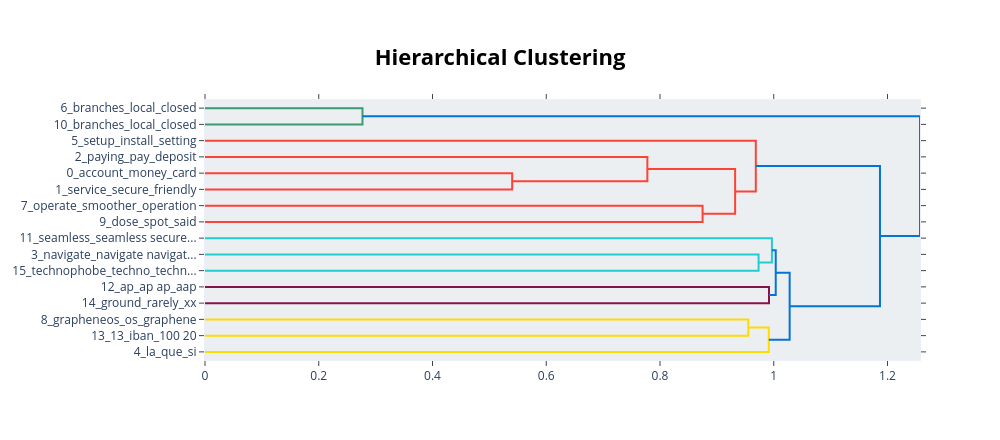

Notebook source saved alongside this figure:
### Code cell
# Visualize topics as a hierarchical tree
fig = unseed_try.visualize_hierarchy()
fig.show()

### Figure 1 — Plotly figure (JSON) as saved in the notebook; plotly's stock layout.template omitted (floating-point values rounded to 4 significant figures)
{"data": [{"hoverinfo": "text", "marker": {"color": "rgb(61,153,112)"}, "mode": "lines", "type": "scatter", "x": [0.0, 0.2769, 0.2769, 0.0], "xaxis": "x", "y": [-5.0, -5.0, -15.0, -15.0], "yaxis": "y"}, {"hoverinfo": "text", "marker": {"color": "rgb(255,65,54)"}, "mode": "lines", "type": "scatter", "x": [0.0, 0.5401, 0.5401, 0.0], "xaxis": "x", "y": [-45.0, -45.0, -55.0, -55.0], "yaxis": "y"}, {"hoverinfo": "text", "marker": {"color": "rgb(255,65,54)"}, "mode": "lines", "type": "scatter", "x": [0.0, 0.7778, 0.7778, 0.5401], "xaxis": "x", "y": [-35.0, -35.0, -50.0, -50.0], "yaxis": "y"}, {"hoverinfo": "text", "marker": {"color": "rgb(255,65,54)"}, "mode": "lines", "type": "scatter", "x": [0.0, 0.8749, 0.8749, 0.0], "xaxis": "x", "y": [-65.0, -65.0, -75.0, -75.0], "yaxis": "y"}, {"hoverinfo": "text", "marker": {"color": "rgb(255,65,54)"}, "mode": "lines", "type": "scatter", "x": [0.7778, 0.9321, 0.9321, 0.8749], "xaxis": "x", "y": [-42.5, -42.5, -70.0, -70.0], "yaxis": "y"}, {"hoverinfo": "text", "marker": {"color": "rgb(255,65,54)"}, "mode": "lines", "type": "scatter", "x": [0.0, 0.9684, 0.9684, 0.9321], "xaxis": "x", "y": [-25.0, -25.0, -56.25, -56.25], "yaxis": "y"}, {"hoverinfo": "text", "marker": {"color": "rgb(35,205,205)"}, "mode": "lines", "type": "scatter", "x": [0.0, 0.9733, 0.9733, 0.0], "xaxis": "x", "y": [-95.0, -95.0, -105.0, -105.0], "yaxis": "y"}, {"hoverinfo": "text", "marker": {"color": "rgb(35,205,205)"}, "mode": "lines", "type": "scatter", "x": [0.0, 0.9968, 0.9968, 0.9733], "xaxis": "x", "y": [-85.0, -85.0, -100.0, -100.0], "yaxis": "y"}, {"hoverinfo": "text", "marker": {"color": "rgb(133,20,75)"}, "mode": "lines", "type": "scatter", "x": [0.0, 0.9917, 0.9917, 0.0], "xaxis": "x", "y": [-115.0, -115.0, -125.0, -125.0], "yaxis": "y"}, {"hoverinfo": "text", "marker": {"color": "rgb(0,116,217)"}, "mode": "lines", "type": "scatter", "x": [0.9968, 1.004, 1.004, 0.9917], "xaxis": "x", "y": [-92.5, -92.5, -120.0, -120.0], "yaxis": "y"}, {"hoverinfo": "text", "marker": {"color": "rgb(255,220,0)"}, "mode": "lines", "type": "scatter", "x": [0.0, 0.9552, 0.9552, 0.0], "xaxis": "x", "y": [-135.0, -135.0, -145.0, -145.0], "yaxis": "y"}, {"hoverinfo": "text", "marker": {"color": "rgb(255,220,0)"}, "mode": "lines", "type": "scatter", "x": [0.9552, 0.9913, 0.9913, 0.0], "xaxis": "x", "y": [-140.0, -140.0, -155.0, -155.0], "yaxis": "y"}, {"hoverinfo": "text", "marker": {"color": "rgb(0,116,217)"}, "mode": "lines", "type": "scatter", "x": [1.004, 1.028, 1.028, 0.9913], "xaxis": "x", "y": [-106.2, -106.2, -147.5, -147.5], "yaxis": "y"}, {"hoverinfo": "text", "marker": {"color": "rgb(0,116,217)"}, "mode": "lines", "type": "scatter", "x": [0.9684, 1.187, 1.187, 1.028], "xaxis": "x", "y": [-40.62, -40.62, -126.9, -126.9], "yaxis": "y"}, {"hoverinfo": "text", "marker": {"color": "rgb(0,116,217)"}, "mode": "lines", "type": "scatter", "x": [0.2769, 1.257, 1.257, 1.187], "xaxis": "x", "y": [-10.0, -10.0, -83.75, -83.75], "yaxis": "y"}], "layout": {"autosize": false, "height": 440, "hoverlabel": {"bgcolor": "white", "font": {"family": "Rockwell", "size": 16}}, "hovermode": "closest", "plot_bgcolor": "#ECEFF1", "showlegend": false, "title": {"font": {"color": "Black", "size": 22}, "text": "<b>Hierarchical Clustering</b>", "x": 0.5, "xanchor": "center", "yanchor": "top"}, "width": 1000, "xaxis": {"mirror": "allticks", "rangemode": "tozero", "showgrid": false, "showline": true, "showticklabels": true, "ticks": "outside", "type": "linear", "zeroline": false}, "yaxis": {"mirror": "allticks", "range": [-160, 0], "rangemode": "tozero", "showgrid": false, "showline": true, "showticklabels": true, "tickmode": "array", "ticks": "outside", "ticktext": ["6_branches_local_closed", "10_branches_local_closed", "5_setup_install_setting", "2_paying_pay_deposit", "0_account_money_card", "1_service_secure_friendly", "7_operate_smoother_operation", "9_dose_spot_said", "11_seamless_seamless secure...", "3_navigate_navigate navigat...", "15_technophobe_techno_techn...", "12_ap_ap ap_aap", "14_ground_rarely_xx", "8_grapheneos_os_graphene", "13_13_iban_100 20", "4_la_que_si"], "tickvals": [-5, -15, -25, -35, -45, -55, -65, -75, -85, -95, -105, -115, -125, -135, -145, -155], "type": "linear", "zeroline": false}}}
